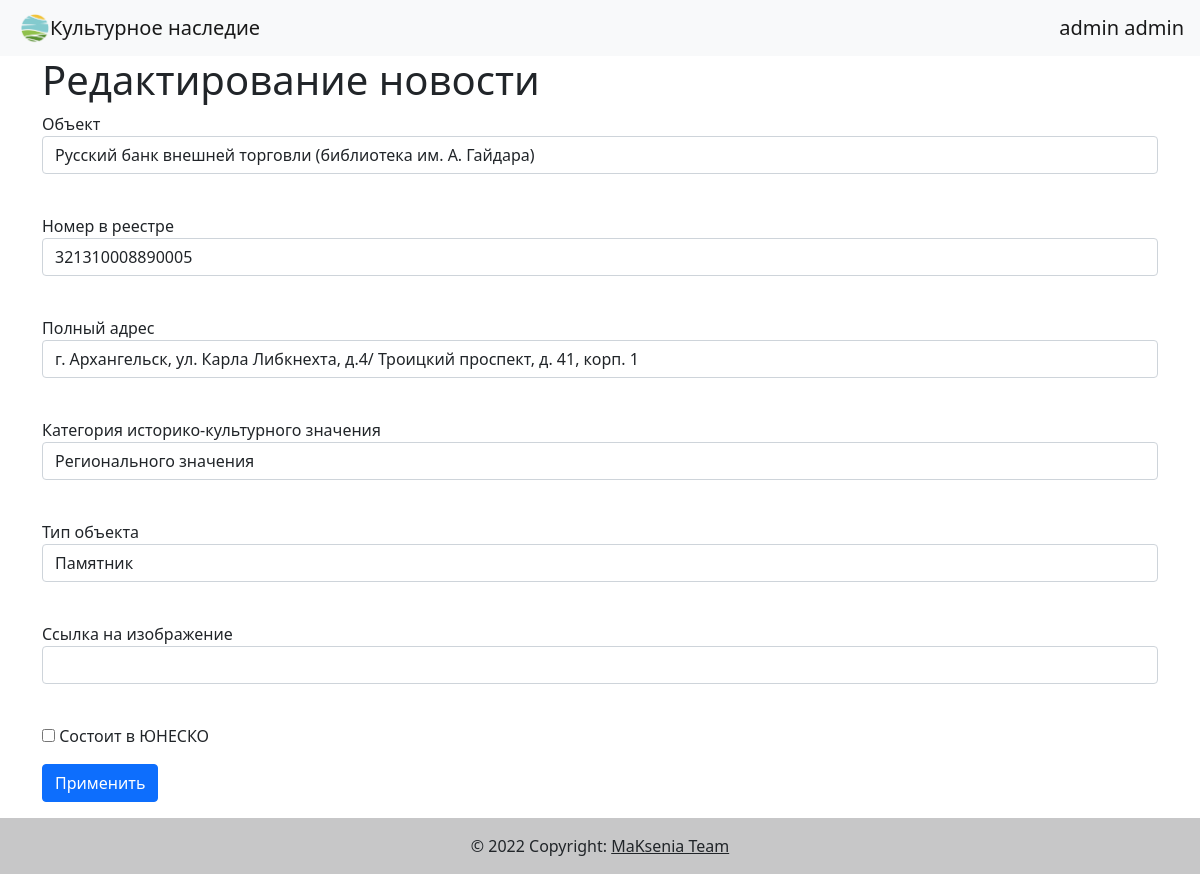
The app's page /editobject/3 (signed in) with its own data.
### data/users.py (models this page shows, shortened)
class User(SqlAlchemyBase, UserMixin):
    __tablename__ = 'users'
    id = sqlalchemy.Column(sqlalchemy.Integer,
                           primary_key=True, autoincrement=True)
    first_name = sqlalchemy.Column(sqlalchemy.String, nullable=True)
    surname = sqlalchemy.Column(sqlalchemy.String, nullable=True)
    email = sqlalchemy.Column(sqlalchemy.String,
                              index=True, unique=True, nullable=True)
    hashed_password = sqlalchemy.Column(sqlalchemy.String, nullable=True)
    is_admin = sqlalchemy.Column(sqlalchemy.Boolean, default=False)
    objects = orm.relation("Object", back_populates='creator')
    comments = orm.relation("Comment", back_populates='user')

### data/objects.py (models this page shows)
class Object(SqlAlchemyBase):
    __tablename__ = 'objects'
    id = sqlalchemy.Column(sqlalchemy.Integer,
                           primary_key=True, autoincrement=True)
    object = sqlalchemy.Column(sqlalchemy.String, nullable=True)
    registry_number = sqlalchemy.Column(sqlalchemy.Integer, nullable=True)
    address = sqlalchemy.Column(sqlalchemy.String, nullable=True)
    longitude = sqlalchemy.Column(sqlalchemy.String, nullable=True)
    latitude = sqlalchemy.Column(sqlalchemy.String, nullable=True)
    region = sqlalchemy.Column(sqlalchemy.String, nullable=True)
    category_of_significance = sqlalchemy.Column(sqlalchemy.String, nullable=True)
    type_of_object = sqlalchemy.Column(sqlalchemy.String, nullable=True)
    is_unesco = sqlalchemy.Column(sqlalchemy.Boolean, default=False)
    picture_src = sqlalchemy.Column(sqlalchemy.String, nullable=True)
    created_date = sqlalchemy.Column(sqlalchemy.DateTime,
                                     default=datetime.datetime.now)
    creator_id = sqlalchemy.Column(sqlalchemy.Integer,
                                   sqlalchemy.ForeignKey("users.id"))
    creator = orm.relation('User')
    comments = orm.relation("Comment", back_populates='object', cascade='all, delete')

### main.py (the view, shortened to what this page needs)
@app.route('/editobject/<int:id>', methods=['GET', 'POST'])
@login_required
def edit_object(id):
    form = ObjectAddEditForm()
    if request.method == "GET":
        db_sess = db_session.create_session()
        object = db_sess.query(Object).filter(Object.id == id).first()
        if object:
            form.object.data = object.object
            form.registry_number.data = object.registry_number
            form.address.data = object.address
            form.category_of_significance.data = object.category_of_significance
            form.type_of_object.data = object.type_of_object
            form.is_unesco.data = object.is_unesco
            form.picture_src.data = object.picture_src
        else:
            abort(404)
    return render_template('object_add_edit.html',
                           title='Редактирование новости',
                           form=form
                           )

### forms/object_add_edit.py
class ObjectAddEditForm(FlaskForm):
    object = StringField('Объект', validators=[DataRequired()])
    registry_number = StringField('Номер в реестре')
    address = StringField('Полный адрес', validators=[DataRequired()])
    category_of_significance = StringField('Категория историко-культурного значения', validators=[DataRequired()])
    type_of_object = StringField('Тип объекта')
    picture_src = StringField('Ссылка на изображение')
    is_unesco = BooleanField('Состоит в ЮНЕСКО')
    submit = SubmitField('Применить')

### data/db_session.py (called while the page is built)
def create_session() -> Session:
    global __factory
    return __factory()

### main.py (called while the page is built)
@login_manager.user_loader
def load_user(user_id):
    db_sess = db_session.create_session()
    return db_sess.query(User).get(user_id)

### templates/object_add_edit.html (shortened to what this page needs)
{% extends "base.html" %}
{% block content %}
<h1>{{title}}</h1>
<form action="" method="post">
    <p>
        {{ form.object.label }}<br>
        {{ form.object(class="form-control") }}<br>
    </p>
    <p>
        {{ form.registry_number.label }}<br>
        {{ form.registry_number(class="form-control") }}<br>
    </p>
    <p>
        {{ form.address.label }}<br>
        {{ form.address(class="form-control") }}<br>
    </p>
    <p>
        {{ form.category_of_significance.label }}<br>
        {{ form.category_of_significance(class="form-control") }}<br>
    </p>
    <p>
        {{ form.type_of_object.label }}<br>
        {{ form.type_of_object(class="form-control") }}<br>
    </p>
    <p>
        {{ form.picture_src.label }}<br>
        {{ form.picture_src(class="form-control") }}<br>
    </p>
    <p>{{ form.is_unesco() }} {{ form.is_unesco.label }}</p>
    <p>{{ form.submit(type="submit", class="btn btn-primary") }}</p>
</form>
{% endblock %}

### templates/base.html (shortened to what this page needs)
<!doctype html>
<html lang="en">
<head>
    <link rel="stylesheet" href="https://cdn.jsdelivr.net/npm/bootstrap@5.1.3/dist/css/bootstrap.min.css">
</head>
<body>
<header>
    <nav class="navbar navbar-light bg-light">
        <a class="navbar-brand" href="http://127.0.0.1:8080" style="margin-right: 20px; margin-left: 20px;"><img src="{{ url_for('static', filename='logo.png') }}" width="30" height="30" class="d-inline-block align-top" alt="">Культурное наследие</a>
        {% if current_user.is_authenticated %}
        <a class="navbar-brand" href="/logout">{{ current_user.first_name }} {{ current_user.surname }}</a>
        {% else %}
        <p>
            <a class="btn btn-primary " href="/register" >Зарегистрироваться</a>
            <a class="btn btn-success" href="/login" style="margin-right: 20px;">Войти</a>
        </p>
        {% endif %}
    </nav>
</header>
<main role="main" class="container">
    {% block content %}{% endblock %}
</main>
</body>
<footer class="bg-light text-center text-lg-start">
    <div class="text-center p-3" style="background-color: rgba(0, 0, 0, 0.2);">
    © 2022 Copyright:
    <a class="text-dark">MaKsenia Team</a>
    </div>
</footer>
</html>

### records on screen
User: first_name "admin", surname "admin"
Object: object "Русский банк внешней торговли (библиотека им. А. Гайдара)", registry_number "321310008890005", address "г. Архангельск, ул. Карла Либкнехта, д.4/ Троицкий проспект, д. 41, корп. 1", category_of_significance "Регионального значения", type_of_object "Памятник"

### other values on screen
{{ title }} "Редактирование новости"
